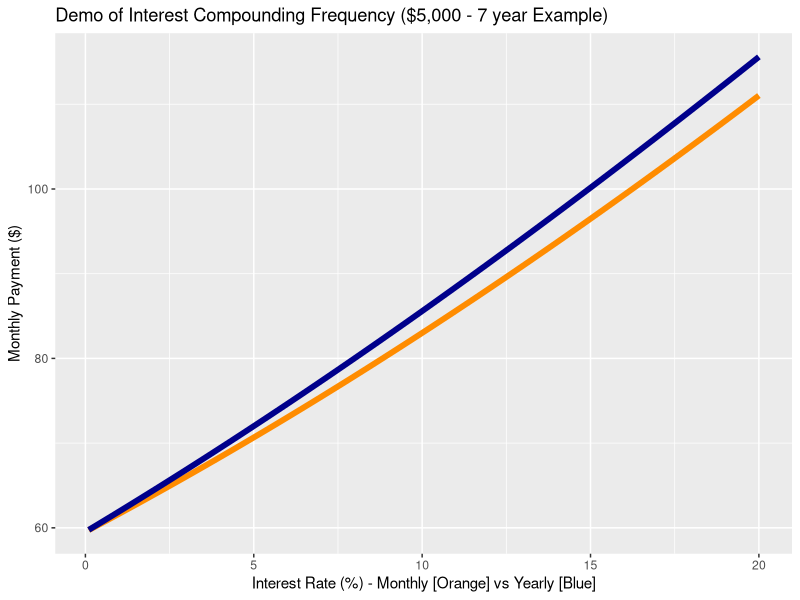

R code for this plot:
## ---- chunk 1
am_calc_cm <- function(amount, term_len, int_rate) {
    term_mon <- term_len * 12
    ir_per <- int_rate / (100 * 12)
    output_payment <- amount * 
        (((ir_per * (1+ir_per)^term_mon) / 
        (((1+ir_per)^term_mon) - 1)))
    output_payment
}
am_calc_cy <- function(amount, term_len, int_rate) {
    ir_per <- int_rate / 100
    output_payment <- amount * 
        (((ir_per * (1+ir_per)^term_len) / 
        (((1+ir_per)^term_len) - 1)))
    output_payment / 12
}
## ---- chunk 2
amount <- 5000
term_len <- 7
int_rate <- 13.9
am_calc_cm(amount, term_len, int_rate)
am_calc_cy(amount, term_len, int_rate)
## ---- chunk 3
library(ggplot2)
v_int_rate <- seq(from=0.1, to=20.0, by=0.1)
scenarios <- data.frame(amount = rep(x=amount, times=length(v_int_rate)), 
                        term = rep(x=term_len, times=length(v_int_rate)), 
                        int_rate = v_int_rate)
scenarios$payment_cm <- am_calc_cm(scenarios$amount, scenarios$term, scenarios$int_rate)
scenarios$payment_cy <- am_calc_cy(scenarios$amount, scenarios$term, scenarios$int_rate)
ggplot(aes(x=int_rate), data=scenarios) + 
    geom_line(aes(y=payment_cm,), color='dark orange', lwd=2) +
    geom_line(aes(y=payment_cy), color='dark blue', lwd=2) +
    ggtitle('Demo of Interest Compounding Frequency ($5,000 - 7 year Example)') +
    xlab('Interest Rate (%) - Monthly [Orange] vs Yearly [Blue]') +
    ylab('Monthly Payment ($)')
